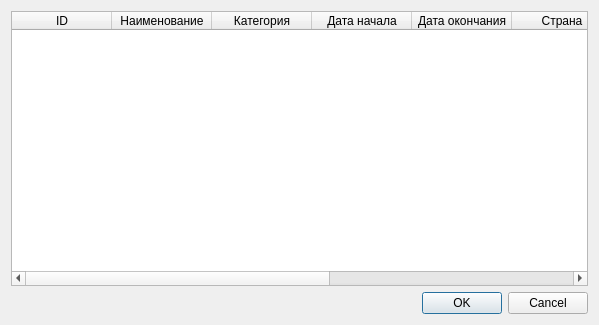
<?xml version="1.0" encoding="UTF-8"?>
<ui version="4.0">
 <class>CompetitionsTable</class>
 <widget class="QDialog" name="CompetitionsTable">
  <property name="geometry">
   <rect>
    <x>0</x>
    <y>0</y>
    <width>599</width>
    <height>325</height>
   </rect>
  </property>
  <property name="windowTitle">
   <string>Соревнования</string>
  </property>
  <property name="modal">
   <bool>true</bool>
  </property>
  <layout class="QVBoxLayout" name="verticalLayout">
   <item>
    <widget class="QTableWidget" name="competitionsTable">
     <property name="editTriggers">
      <set>QAbstractItemView::NoEditTriggers</set>
     </property>
     <property name="selectionMode">
      <enum>QAbstractItemView::SingleSelection</enum>
     </property>
     <property name="selectionBehavior">
      <enum>QAbstractItemView::SelectRows</enum>
     </property>
     <property name="sortingEnabled">
      <bool>true</bool>
     </property>
     <column>
      <property name="text">
       <string>ID</string>
      </property>
     </column>
     <column>
      <property name="text">
       <string>Наименование</string>
      </property>
     </column>
     <column>
      <property name="text">
       <string>Категория</string>
      </property>
     </column>
     <column>
      <property name="text">
       <string>Дата начала</string>
      </property>
     </column>
     <column>
      <property name="text">
       <string>Дата окончания</string>
      </property>
     </column>
     <column>
      <property name="text">
       <string>Страна</string>
      </property>
     </column>
     <column>
      <property name="text">
       <string>Город</string>
      </property>
     </column>
     <column>
      <property name="text">
       <string>Место</string>
      </property>
     </column>
     <column>
      <property name="text">
       <string>Статус</string>
      </property>
     </column>
    </widget>
   </item>
   <item>
    <widget class="QDialogButtonBox" name="buttonBox">
     <property name="orientation">
      <enum>Qt::Horizontal</enum>
     </property>
     <property name="standardButtons">
      <set>QDialogButtonBox::Cancel|QDialogButtonBox::Ok</set>
     </property>
    </widget>
   </item>
  </layout>
 </widget>
 <resources/>
 <connections>
  <connection>
   <sender>buttonBox</sender>
   <signal>rejected()</signal>
   <receiver>CompetitionsTable</receiver>
   <slot>reject()</slot>
   <hints>
    <hint type="sourcelabel">
     <x>316</x>
     <y>260</y>
    </hint>
    <hint type="destinationlabel">
     <x>286</x>
     <y>274</y>
    </hint>
   </hints>
  </connection>
 </connections>
</ui>
